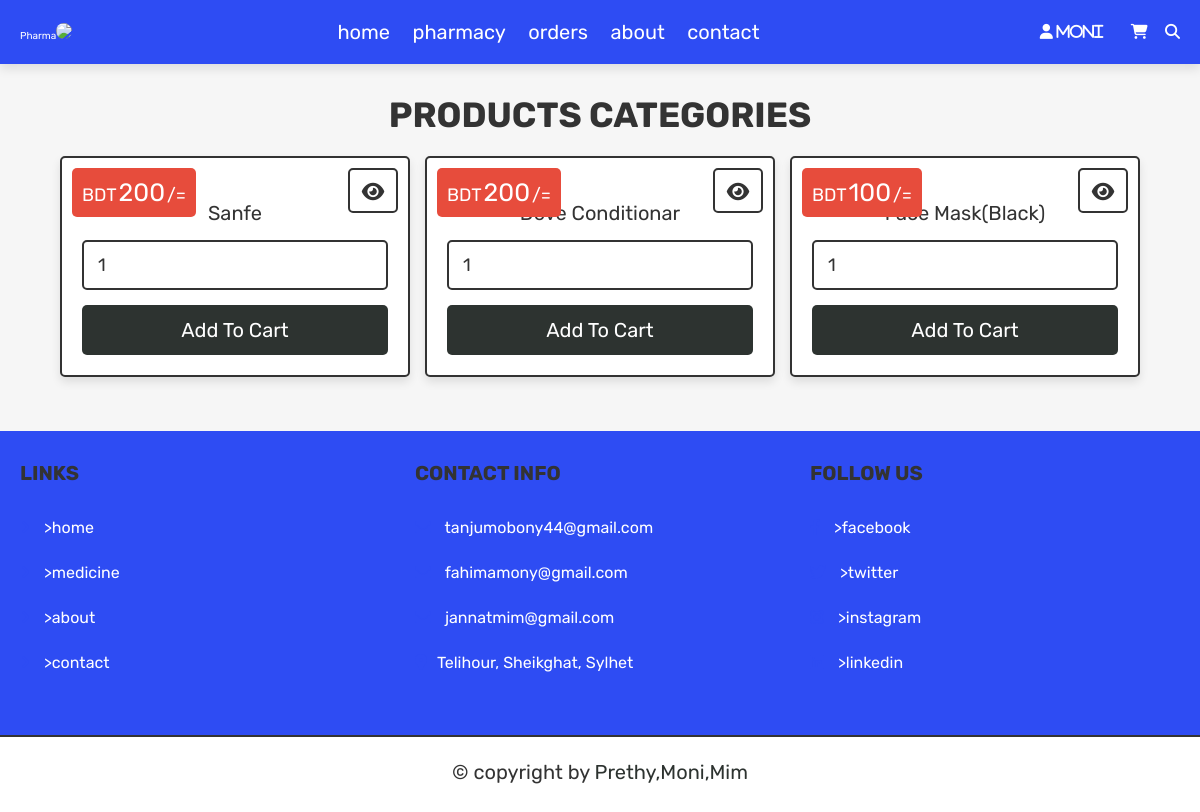
The app's page /category.php?category=Skin Care (signed in) with its own data.
### tables this page shows
CREATE TABLE `users` (
  `id` int(100) NOT NULL,
  `name` varchar(100) NOT NULL,
  `email` varchar(100) NOT NULL,
  `address` varchar(500) NOT NULL,
  `birth` varchar(200) NOT NULL,
  `gender` varchar(500) NOT NULL,
  `password` varchar(100) NOT NULL,
  `user_type` varchar(20) NOT NULL DEFAULT 'user',
  `image` varchar(100) NOT NULL
);

CREATE TABLE `products` (
  `id` int(100) NOT NULL,
  `name` varchar(100) NOT NULL,
  `category` varchar(20) NOT NULL,
  `details` varchar(500) NOT NULL,
  `price` int(100) NOT NULL,
  `image` varchar(100) NOT NULL
);

### category.php (the view, shortened to what this page needs)
<?php
@include 'config.php';
?>
<!DOCTYPE html>
<html lang="en">
<head>
   <link rel="stylesheet" href="https://cdnjs.cloudflare.com/ajax/libs/font-awesome/6.1.1/css/all.min.css">
   <link rel="stylesheet" href="css/style.css">
</head>
<body>
<?php include 'header.php'; ?>
<section class="products">
   <h1 class="title">products categories</h1>
   <div class="box-container">
   <?php
      $category_name = $_GET['category'];
      $select_products = $conn->prepare("SELECT * FROM `products` WHERE category = ?");
      $select_products->execute([$category_name]);
      if($select_products->rowCount() > 0){
         while($fetch_products = $select_products->fetch(PDO::FETCH_ASSOC)){
   ?>
   <form action="" class="box" method="POST">
      <div class="price">BDT<span><?= $fetch_products['price']; ?></span>/=</div>
      <a href="view_page.php?pid=<?= $fetch_products['id']; ?>" class="fas fa-eye"></a>
      <div class="name"><?= $fetch_products['name']; ?></div>
      <input type="number" min="1" value="1" name="p_qty" class="qty">
      <input type="submit" value="add to cart" class="btn" name="add_to_cart">
   </form>
   <?php
         }
      }else{
         echo '<p class="empty">no products available!</p>';
      }
   ?>
   </div>
</section>
<?php include 'footer.php'; ?>
</body>
</html>

### header.php (shortened to what this page needs)
<header class="header">
   <div class="flex">
      <a href="home.php" >Pharma<img src="images/ba.webp"></a>
      <nav class="navbar">
         <a href="home.php">home</a>
         <a href="shop.php">pharmacy</a>
         <a href="orders.php">orders</a>
         <a href="about.php">about</a>
         <a href="contact.php">contact</a>
      </nav>
      <div class="icons">
      <?php
            $select_profile = $conn->prepare("SELECT * FROM `users` WHERE id = ?");
            $select_profile->execute([$user_id]);
            $fetch_profile = $select_profile->fetch(PDO::FETCH_ASSOC);
            ?>
         <div id="user-btn" class="fas fa-user"> <?= $fetch_profile['name']; ?></div> &nbsp;&nbsp;&nbsp;
         <a href="cart.php" class="fas fa-shopping-cart"></a>
         <a href="search_page.php" class="fas fa-search"></a>
      </div>
   </div>
</header>

### css/style.css (style rules this page uses)
:root { --gray:#2d3330; --orange:#f39c12; --blue:#2e4cf3; --red:#e74c3c; --black:#333; --light-color:#666; --white:#fff; --light-bg:#f6f6f6; --border:.2rem solid var(--black); --box-shadow:0 .5rem 1rem rgba(0,0,0,.1); }
* { font-family: 'Rubik', sans-serif; margin:0; padding:0; box-sizing: border-box; outline: none; border:none; text-decoration: none; color:var(--black); }
body { background-color: var(--light-bg); }
html { font-size: 62.5%; overflow-x: hidden; scroll-behavior: smooth; scroll-padding-top: 6.5rem; }
section { padding:3rem 2rem; max-width: 1200px; margin:0 auto; }
.btn, .delete-btn, .option-btn { display: block; width: 100%; margin-top: 1rem; border-radius: .5rem; color:var(--white); font-size: 2rem; padding:1.3rem 3rem; text-transform: capitalize; cursor: pointer; text-align: center; }
.btn { background-color: #2d3330; }
.title { text-align: center; margin-bottom: 2rem; text-transform: uppercase; color:var(--black); font-size: 3.5rem; }
.products .box-container { display: grid; grid-template-columns: repeat(auto-fit, 35rem); gap:1.5rem; justify-content: center; align-items: flex-start; }
.products .box-container .box { padding:2rem; text-align: center; border:var(--border); background-color: var(--white); box-shadow: var(--box-shadow); border-radius: .5rem; position: relative; }
.products .box-container .box .price { position: absolute; top:1rem; left:1rem; padding:1rem; border-radius: .5rem; background-color: var(--red); font-size: 1.8rem; color:var(--white); }
.products .box-container .box .price span { font-size: 2.5rem; color:var(--white); margin:0 .2rem; }
.products .box-container .box .fa-eye { position: absolute; top:1rem; right:1rem; border-radius: .5rem; height: 4.5rem; line-height: 4.3rem; width: 5rem; border:var(--border); color:var(--black); font-size: 2rem; background-color: var(--white); }
.products .box-container .box .name { font-size: 2rem; color:var(--black); padding:1rem 0; }
.products .box-container .box .qty { margin:.5rem 0; border-radius: .5rem; padding:1.2rem 1.4rem; font-size: 1.8rem; color:var(--black); border:var(--border); width: 100%; }

### header.php (style rules this page uses)
img { width: 80px; border-radius: 300px; }
.header { background: #2e4cf3; position: sticky; top:0; left:0; right:0; z-index: 1000; box-shadow: var(--box-shadow); }
.header .flex { display: flex; align-items: center; justify-content: space-between; padding:2rem; margin: 0 auto; max-width: 1200px; position: relative; }
.header .flex a { color: var(--white); }
.header .flex .navbar a { margin:0 1rem; font-size: 2rem; color:var(--white); }
.header .flex .icons > * { font-size: 1.5rem; color:var(--white); cursor: pointer; margin-left: 1.5rem; }

### category.php (style rules this page uses)
.products .box-container { display: grid; grid-template-columns: repeat(auto-fit, 35rem); gap:1.5rem; justify-content: center; align-items: flex-start; }
.products .box-container .box { padding:2rem; text-align: center; border:var(--border); background-color: var(--white); box-shadow: var(--box-shadow); border-radius: .5rem; position: relative; }
.products .box-container .box .price { position: absolute; top:1rem; left:1rem; padding:1rem; border-radius: .5rem; background-color: var(--red); font-size: 1.8rem; color:var(--white); }
.products .box-container .box .price span { font-size: 2.5rem; color:var(--white); margin:0 .2rem; }
.products .box-container .box .fa-eye { position: absolute; top:1rem; right:1rem; border-radius: .5rem; height: 4.5rem; line-height: 4.3rem; width: 5rem; border:var(--border); color:var(--black); font-size: 2rem; background-color: var(--white); }
.products .box-container .box .name { font-size: 2rem; color:var(--black); padding:1rem 0; }
.products .box-container .box .qty { margin:.5rem 0; border-radius: .5rem; padding:1.2rem 1.4rem; font-size: 1.8rem; color:var(--black); border:var(--border); width: 100%; }

### records on screen
users: name "moni"
products: price "200", name "Sanfe"
products: price "200", name "Dove Conditionar"
products: price "100", name "Face Mask(Black)"
